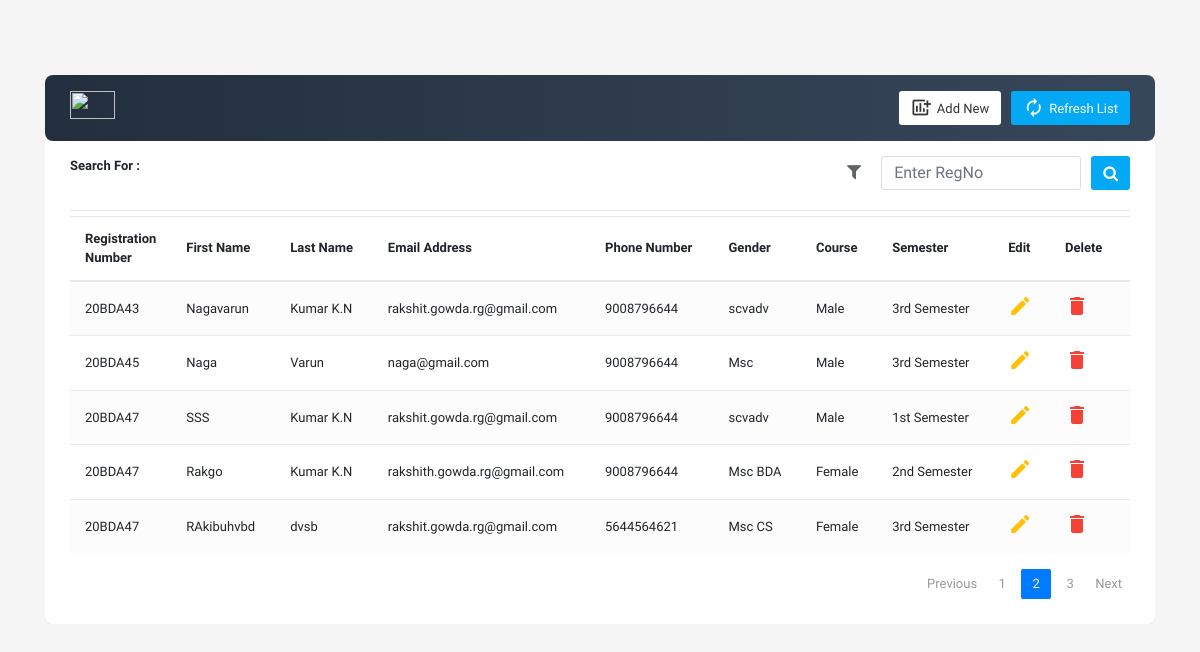
/2, run on the app's committed database.
### bookmanager.py (models this page shows, shortened)
class Book(db.Model):
    title = db.Column(db.String(80), primary_key=True)
    lastname = db.Column(db.String(50))
    email = db.Column(db.String(15))
    phno = db.Column(db.Integer)
    gender = db.Column(db.String(50))
    course = db.Column(db.String(80))
    regno = db.Column(db.String(80))
    sem = db.Column(db.String(80))

### bookmanager.py (the view)
@app.route('/table', methods=['GET', 'POST'], defaults={"page": 1})
@app.route('/<int:page>', methods=['GET', 'POST'])
def table(page):
    page = page
    pages = 5
    books = Book.query.order_by(Book.regno.asc()).paginate(page,pages,error_out=False)  #desc()
    if request.method == 'POST' and 'tag' in request.form:
       tag = request.form["tag"]
       search = "%{}%".format(tag)
       books = Book.query.filter(Book.regno.like(search)).paginate(per_page=pages, error_out=False)
       return render_template('Table.html', books=books, tag=tag)
    return render_template('Table.html', books=books)

### templates/Table.html (shortened to what this page needs)
<!DOCTYPE html>
<html lang="en">
<head>
<link rel="stylesheet" href="https://stackpath.bootstrapcdn.com/bootstrap/4.5.0/css/bootstrap.min.css">
<link rel="stylesheet" href="https://maxcdn.bootstrapcdn.com/font-awesome/4.7.0/css/font-awesome.min.css">
</head>
<body>
<div class="container-xl">
    <div class="table-responsive">
        <div class="table-wrapper">
            <div class="table-title">
                <div class="row">
                    <div class="col-sm-4">
                        <img src="https://mti.com/wp-content/uploads/2021/04/Amazon-Web-Services-Logo-White.png" alt="" width="45" height="28" />
                    </div>
                    <div class="col-sm-8">
                        <a href="/table" class="btn btn-primary"><i class="material-icons">&#xE863;</i> <span>Refresh List</span></a>
                        <a href="/register" class="btn btn-secondary"><i class="material-icons">&#xe97b;</i> <span>Add New</span></a>
                    </div>
                </div>
            </div>
            <div class="table-filter">
                <div class="row">
                    <div class="col-sm-3">
                        <div class="show-entries">
							<strong>Search For : {{ tag}}</strong>
							<br></br>
                        </div>
                    </div>
                    <div class="col-sm-9">
						<form action="/table" method="post" autocomplete="off">
							<div class="filter-group">
								<input type="text" class="form-control" name="tag" id="tag"  placeholder="Enter RegNo"/>
								<button type="submit" value="Search" class="btn btn-primary"><i class="fa fa-search" name=""></i></button>
							</div>
						</form>
                        <span class="filter-icon"><i class="fa fa-filter"></i></span>
                    </div>
                </div>
            </div>
            <table class="table table-striped table-hover">
                <thead>
                    <tr>
                        <th>Registration Number</th>
                        <th>First Name</th>
                        <th>Last Name</th>
                        <th>Email Address</th>
                        <th>Phone Number</th>
                        <th>Gender</th>
                        <th>Course</th>
						<th>Semester</th>
						<th>Edit</th>
						<th>Delete</th>
                    </tr>
                </thead>
                <tbody>
					{% for book in books.items %}
					<tr>
								  <td>{{ book.regno}}</td>
								  <td>{{ book.title}}</td>
								  <td>{{ book.lastname}}</td>
								  <td>{{ book.email}}</td>
								  <td>{{ book.phno}}</td>
								  <td>{{ book.course}}</td>
								  <td>{{ book.gender}}</td>
								  <td>{{ book.sem}}</td>
								  <td>
									<a href="#editEmployeeModal" class="edit" data-toggle="modal"><i class="material-icons" data-toggle="tooltip" title="Edit">&#xE254;</i></a>
								</td>
								<td>
									<a href="#deleteEmployeeModal" class="delete" data-toggle="modal"><i class="material-icons" data-toggle="tooltip" title="Delete">&#xE872;</i></a>
								</td>
							</tr>
					{% endfor %}
                </tbody>
            </table>
			<nav aria-label="Page navigation example">
			<div class="clearfix">
                <ul class="pagination">
                    {% if books.has_prev %}
                      <li class="page-item"> <a class="page-link" href="{{ url_for('table', page=books.prev_num) }}">Previous</a></li>
                    {% else %}
                      <li class="page-item"><a class="page-link btn disabled" href="#">Previous</a></li>
                    {% endif %}
     {% for page in books.iter_pages(left_edge=3, right_edge=3) %}
     {% if page %}
      {% if page==books.page %}
       <li class="page-item active"><a class="page-link" href="{{ url_for('table', page=page) }}">{{ page }}</a></li>
      {% else %}
       <li class="page-item"><a class="page-link" href="{{ url_for('table', page=page) }}">{{ page }}</a></li>
      {% endif %}
     {% else %}
      <li class="page-item disabled" id="example_ellipsis"><a href="#" class="page-link">…</a></li>
     {% endif %}
     {% endfor %}
                    {% if books.has_next %}
                      <li class="page-item"> <a class="page-link" href="{{ url_for('index', page=books.next_num) }}">Next</a></li>
                    {% else %}
                      <li class="page-item"><a class="page-link btn disabled" href="#">Next</a></li>
                    {% endif %}
                </ul>
				</div>
    </nav>
        </div>
    </div>
</div>
</body>
</html>

### templates/Table.html (style rules this page uses)
body { background: #f5f5f5; font-family: 'Varela Round', sans-serif; font-size: 13px; }
.table-responsive { margin: 75px 0; color: -webkit-linear-gradient(left, #232F3E, #37475A); }
.table-wrapper { min-width: 1000px; background: #fff; padding: 20px 25px; border-radius: 8px; box-shadow: 0 1px 1px rgba(0,0,0,.05); }
.table-wrapper .btn { float: right; color: #333; background-color: #fff; border-radius: 3px; border: none; outline: none !important; margin-left: 10px; }
.table-wrapper .btn.btn-primary { color: #fff; background: #03A9F4; }
.table-title .btn { font-size: 13px; border: none; }
.table-title .btn i { float: left; font-size: 21px; margin-right: 5px; }
.table-title .btn span { float: left; margin-top: 2px; }
.table-title { color: #fff; background: -webkit-linear-gradient(left, #232F3E, #37475A); padding: 16px 25px; margin: -20px -25px 10px; border-radius: 8px 8px 8px 8px; }
.table-filter .filter-group { float: right; margin-left: 15px; }
.table-filter input, .table-filter select { height: 34px; border-radius: 3px; border-color: #ddd; box-shadow: none; }
.table-filter { padding: 5px 0 15px; border-bottom: 1px solid #e9e9e9; margin-bottom: 5px; }
.table-filter .btn { height: 34px; }
.table-filter select, .table-filter input { display: inline-block; margin-left: 5px; }
.table-filter input { width: 200px; display: inline-block; }
.filter-icon { float: right; margin-top: 7px; }
.filter-icon i { font-size: 18px; opacity: 0.7; }
table.table tr th, table.table tr td { border-color: #e9e9e9; padding: 12px 15px; vertical-align: middle; }
table.table tr th:first-child { width: 60px; }
table.table tr th:last-child { width: 80px; }
table.table-striped tbody tr:nth-of-type(odd) { background-color: #fcfcfc; }
table.table td a { font-weight: bold; color: #566787; display: inline-block; text-decoration: none; }
.pagination { float: right; margin: 0 0 5px; }
.pagination li a { border: none; font-size: 13px; min-width: 30px; min-height: 30px; color: #999; margin: 0 2px; line-height: 30px; border-radius: 2px !important; text-align: center; padding: 0 6px; }
.pagination li.active a { background: #03A9F4; }
table.table td a.edit { color: #FFC107; }
table.table td a.delete { color: #F44336; }

### data on the page
Book: regno "20BDA43", title "Nagavarun", lastname "Kumar K.N", email "rakshit.gowda.rg@gmail.com", phno "9008796644", course "scvadv", gender "Male", sem "3rd Semester"
Book: regno "20BDA45", title "Naga", lastname "Varun", email "naga@gmail.com", phno "9008796644", course "Msc", gender "Male", sem "3rd Semester"
Book: regno "20BDA47", title "SSS", lastname "Kumar K.N", email "rakshit.gowda.rg@gmail.com", phno "9008796644", course "scvadv", gender "Male", sem "1st Semester"
Book: regno "20BDA47", title "Rakgo", lastname "Kumar K.N", email "rakshith.gowda.rg@gmail.com", phno "9008796644", course "Msc BDA", gender "Female", sem "2nd Semester"
Book: regno "20BDA47", title "RAkibuhvbd", lastname "dvsb", email "rakshit.gowda.rg@gmail.com", phno "5644564621", course "Msc CS", gender "Female", sem "3rd Semester"

### other printed values
{{ page }} "1" "3"
{{ page }} "2"
